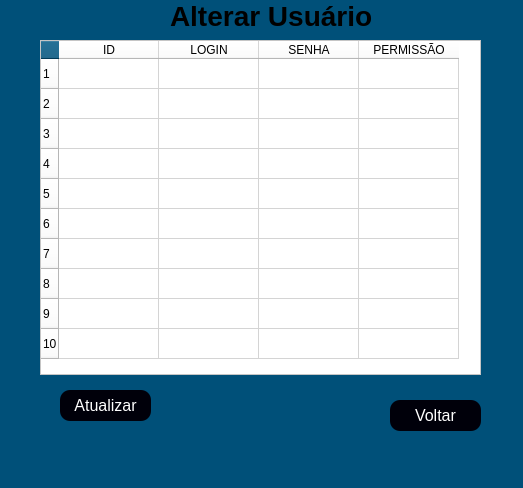
<?xml version="1.0" encoding="UTF-8"?>
<ui version="4.0">
 <class>MainWindow</class>
 <widget class="QMainWindow" name="MainWindow">
  <property name="geometry">
   <rect>
    <x>0</x>
    <y>0</y>
    <width>523</width>
    <height>488</height>
   </rect>
  </property>
  <property name="windowTitle">
   <string>MainWindow</string>
  </property>
  <property name="styleSheet">
   <string notr="true">background-color: rgb(0, 80, 121);</string>
  </property>
  <widget class="QWidget" name="centralwidget">
   <widget class="QTableWidget" name="table_product">
    <property name="geometry">
     <rect>
      <x>40</x>
      <y>40</y>
      <width>441</width>
      <height>335</height>
     </rect>
    </property>
    <property name="styleSheet">
     <string notr="true">background-color: rgb(255, 255, 255);</string>
    </property>
    <property name="rowCount">
     <number>10</number>
    </property>
    <row/>
    <row/>
    <row/>
    <row/>
    <row/>
    <row/>
    <row/>
    <row/>
    <row/>
    <row/>
    <column>
     <property name="text">
      <string>ID</string>
     </property>
    </column>
    <column>
     <property name="text">
      <string>LOGIN</string>
     </property>
    </column>
    <column>
     <property name="text">
      <string>SENHA</string>
     </property>
    </column>
    <column>
     <property name="text">
      <string>PERMISSÃO</string>
     </property>
    </column>
   </widget>
   <widget class="QPushButton" name="btn_voltar">
    <property name="geometry">
     <rect>
      <x>390</x>
      <y>400</y>
      <width>91</width>
      <height>31</height>
     </rect>
    </property>
    <property name="cursor">
     <cursorShape>PointingHandCursor</cursorShape>
    </property>
    <property name="styleSheet">
     <string notr="true">QPushButton{color: rgb(255, 255, 255); border-radius: 10px; font-size: 16px; background-color:rgb(0, 0, 10);;}

QPushButton:hover{background-color: #fff; color:black}

</string>
    </property>
    <property name="text">
     <string>Voltar</string>
    </property>
   </widget>
   <widget class="QLabel" name="label">
    <property name="geometry">
     <rect>
      <x>170</x>
      <y>0</y>
      <width>221</width>
      <height>31</height>
     </rect>
    </property>
    <property name="font">
     <font>
      <pointsize>21</pointsize>
      <weight>75</weight>
      <bold>true</bold>
     </font>
    </property>
    <property name="text">
     <string>Alterar Usuário</string>
    </property>
   </widget>
   <widget class="QPushButton" name="btn_atualizar">
    <property name="geometry">
     <rect>
      <x>60</x>
      <y>390</y>
      <width>91</width>
      <height>31</height>
     </rect>
    </property>
    <property name="cursor">
     <cursorShape>PointingHandCursor</cursorShape>
    </property>
    <property name="styleSheet">
     <string notr="true">QPushButton{color: rgb(255, 255, 255); border-radius: 10px; font-size: 16px; background-color:rgb(0, 0, 10);;}

QPushButton:hover{background-color: #fff; color:black}

</string>
    </property>
    <property name="text">
     <string>Atualizar</string>
    </property>
   </widget>
  </widget>
  <widget class="QMenuBar" name="menubar">
   <property name="geometry">
    <rect>
     <x>0</x>
     <y>0</y>
     <width>523</width>
     <height>21</height>
    </rect>
   </property>
  </widget>
  <widget class="QStatusBar" name="statusbar"/>
 </widget>
 <resources/>
 <connections/>
</ui>
